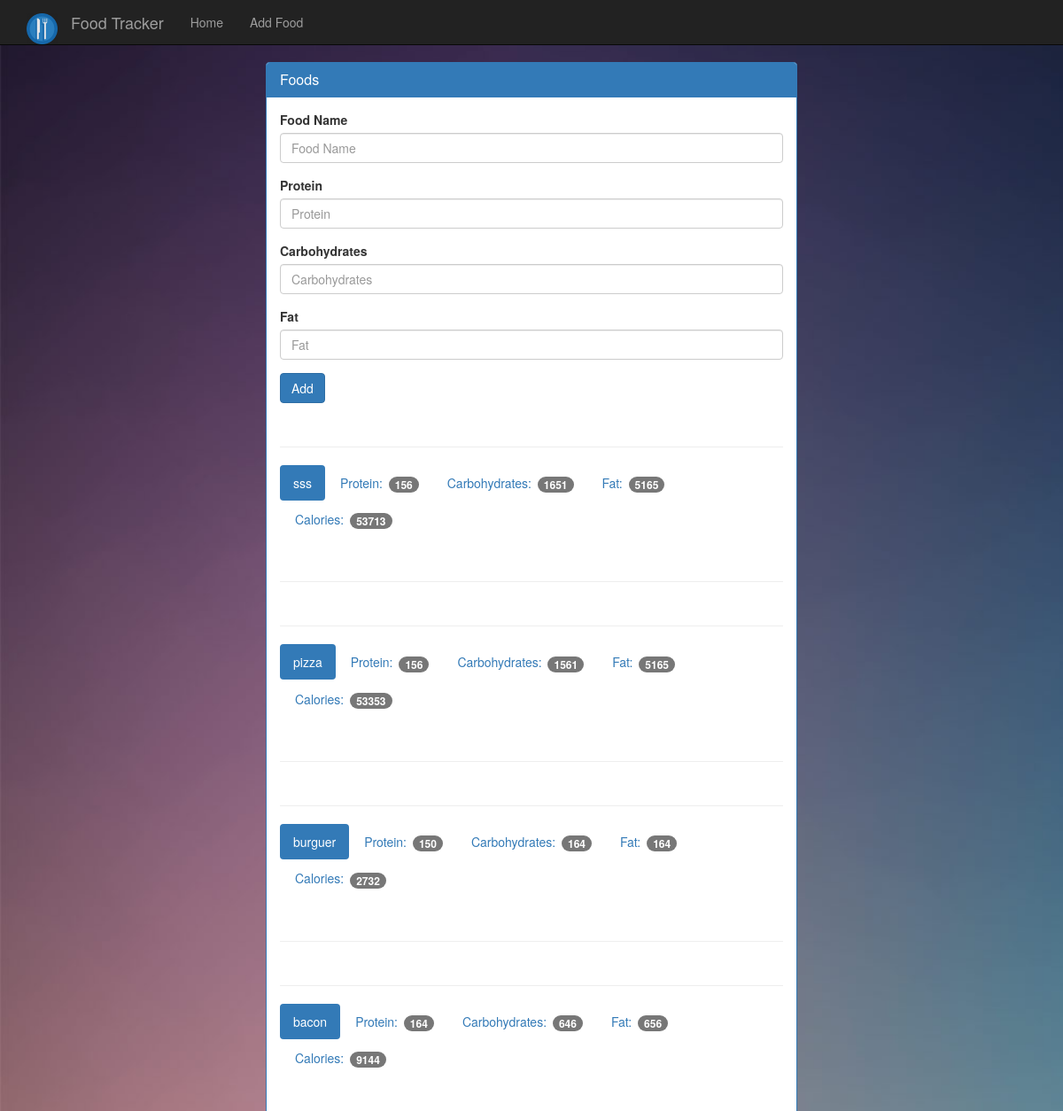
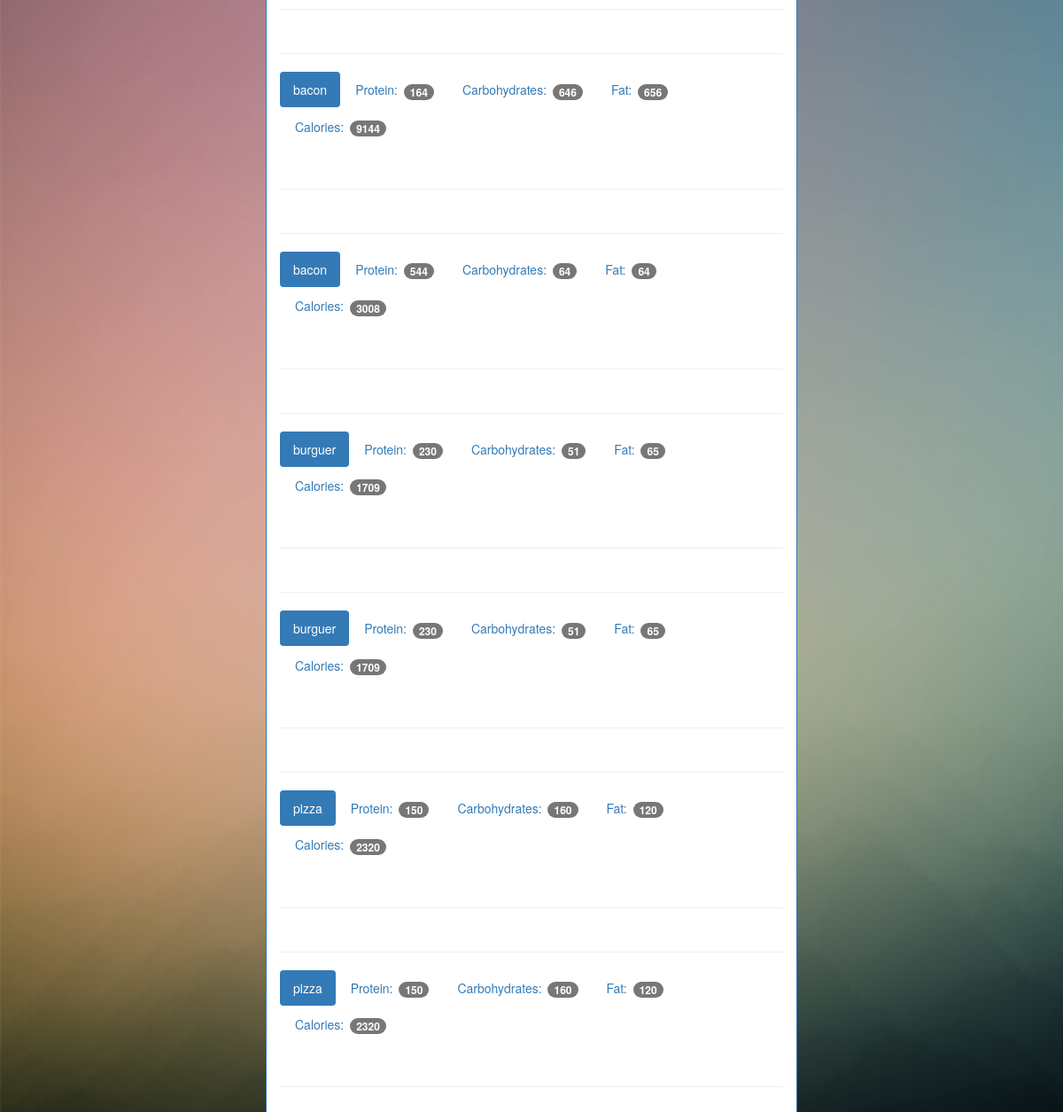
Before: /food with the older database file (2 pictures, top to bottom).
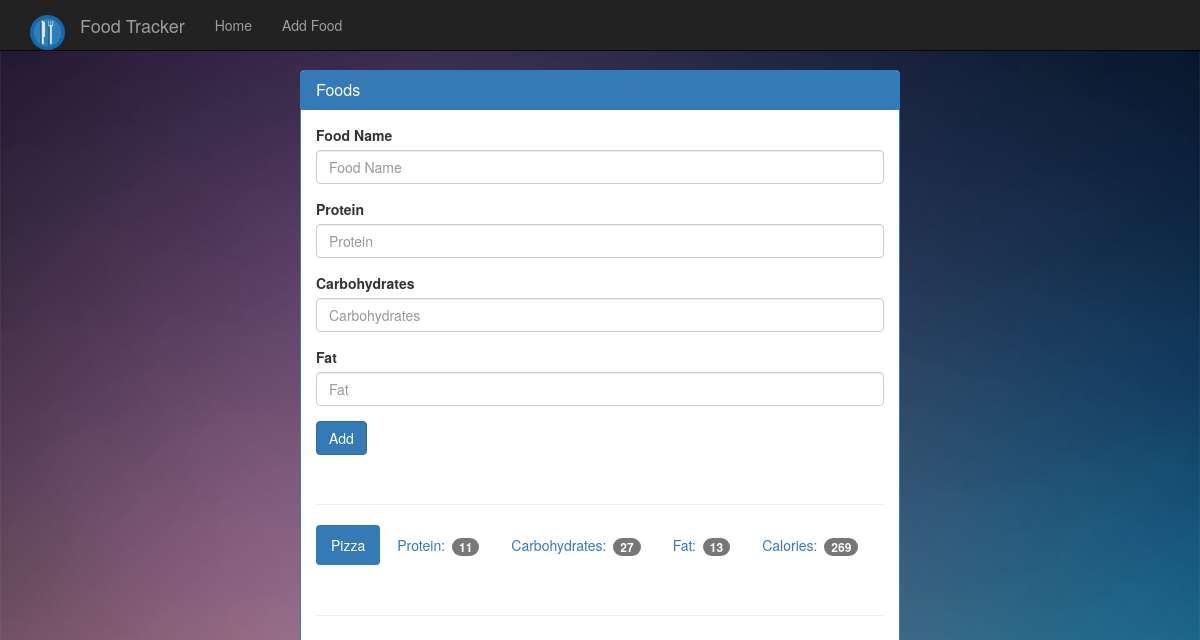
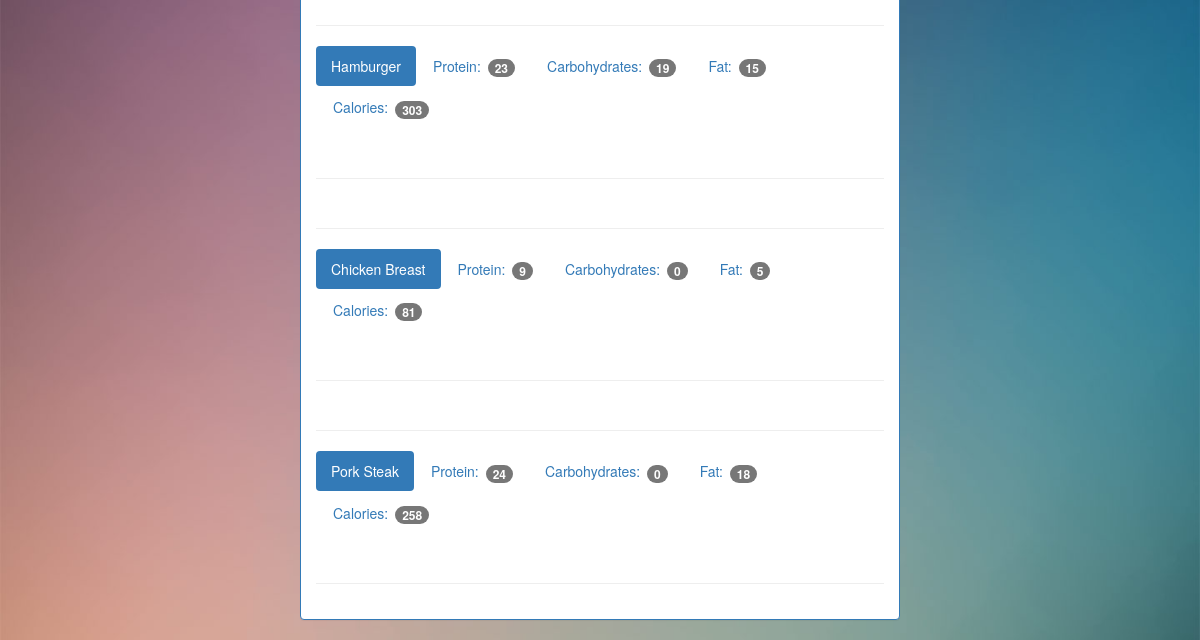
After: the same page with the newer database file (2 pictures, top to bottom).
### tables this page shows
CREATE TABLE food (
    id integer primary key autoincrement,
    name text not null,
    protein integer not null,
    carbohydrates integer not null,
    fat integer not null,
    calories integer not null
);

### app.py (the view, shortened to what this page needs)
@app.route("/food", methods=["GET", "POST"])
def food():
    db = get_db()
    cur = db.execute("select name, protein, carbohydrates, fat, calories from food")
    result = cur.fetchall()
    db.close()
    return render_template("add_food.html", result = result)

### database.py (called while the page is built)
def get_db():
    sql = sqlite3.connect(database)
    sql.row_factory = sqlite3.Row
    return sql

### templates/add_food.html
{% extends "base.html" %}
{% block body %}
    <div class="container theme-showcase col-sm-6 col-sm-offset-3" role="main">
      <div class="row">
        <div>
          <div class="panel panel-primary">
            <div class="panel-heading">
              <h3 class="panel-title">Foods</h3>
            </div>
            <div class="panel-body">
              <form method="POST" action="{{ url_for('food') }}">
                <div class="form-group">
                  <label for="food-name">Food Name</label>
                  <input type="text" class="form-control" id="food-name" name="food-name" placeholder="Food Name">
                </div>
                <div class="form-group">
                  <label for="protein">Protein</label>
                  <input type="number" class="form-control" id="protein" name="protein" placeholder="Protein">
                </div>
                <div class="form-group">
                  <label for="carbohydrates">Carbohydrates</label>
                  <input type="number" class="form-control" id="carbohydrates" name="carbohydrates" placeholder="Carbohydrates">
                </div>
                <div class="form-group">
                  <label for="fat">Fat</label>
                  <input type="number" class="form-control" id="fat" name="fat" placeholder="Fat">
                </div>
                <button type="submit" class="btn btn-primary">Add</button>
              </form>
              {% for food in result %}
              <div class="page-header"></div>
              <ul class="nav nav-pills" role="tablist">
                <li class="active"><a>{{ food.name }}</a></li>
                <li><a>Protein: <span class="badge">{{ food.protein }}</span></a></li>
                <li><a>Carbohydrates: <span class="badge">{{ food.carbohydrates }}</span></a></li>
                <li><a>Fat: <span class="badge">{{ food.fat }}</span></a></li>
                <li><a>Calories: <span class="badge">{{ food.calories }}</span></a></li>
              </ul>
              <div class="page-header"></div>
              {% endfor %}
            </div>
          </div>
        </div>
      </div>
    </div>
 {% endblock %}

### templates/base.html (shortened to what this page needs)
<!DOCTYPE html>
<html lang="en">
  <head>
    <link href="{{ url_for('static', filename='bootstrap.min.css') }}" rel="stylesheet">
    <link href="{{ url_for('static', filename='theme.css') }}" rel="stylesheet">
  </head>
  <body>
    {% include "menu.html" %}
    {% block body %}
    {% endblock %}
  </body>
</html>

### templates/menu.html
<nav class="navbar navbar-inverse navbar-fixed-top">
  <div class="container">
    <div class="navbar-header">
      <a class="navbar-brand" href="{{ url_for("index") }}"><img  align="top" width="35" height="35" src="{{url_for("static",filename="img/logo.png")}}" alt="Food Tracker"></a>
      <a class="navbar-brand" href="{{ url_for("index") }}">Food Tracker</a>
    </div>
    <div id="navbar" class="navbar-collapse collapse">
      <ul class="nav navbar-nav">
        <li><a href="{{ url_for("index") }}">Home</a></li>
        <li><a href="{{ url_for("food") }}">Add Food</a></li>
      </ul>
    </div>
  </div>
</nav>

### static/theme.css (style rules this page uses)
body { padding-top: 70px; padding-bottom: 30px; background-size: cover; background-image: url(./img/bg.jpg); }

Changed rows visible on the page:
removed food: name "bacon", protein "164", carbohydrates "646", fat "656", calories "9144"
removed food: name "bacon", protein "544", carbohydrates "64", fat "64", calories "3008"
removed food: name "burguer", protein "230", carbohydrates "51", fat "65", calories "1709"
removed food: name "burguer", protein "230", carbohydrates "51", fat "65", calories "1709"
removed food: name "pizza", protein "150", carbohydrates "160", fat "120", calories "2320"
removed food: name "pizza", protein "150", carbohydrates "160", fat "120", calories "2320"
changed food: name "sss" → "Pizza"; protein "156" → "11"; carbohydrates "1651" → "27"; fat "5165" → "13"; calories "53713" → "269"
changed food: name "pizza" → "Hamburger"; protein "156" → "23"; carbohydrates "1561" → "19"; fat "5165" → "15"; calories "53353" → "303"
changed food: name "burguer" → "Chicken Breast"; protein "150" → "9"; carbohydrates "164" → "0"; fat "164" → "5"; calories "2732" → "81"
changed food: name "bacon" → "Pork Steak"; protein "164" → "24"; carbohydrates "646" → "0"; fat "656" → "18"; calories "9144" → "258"
